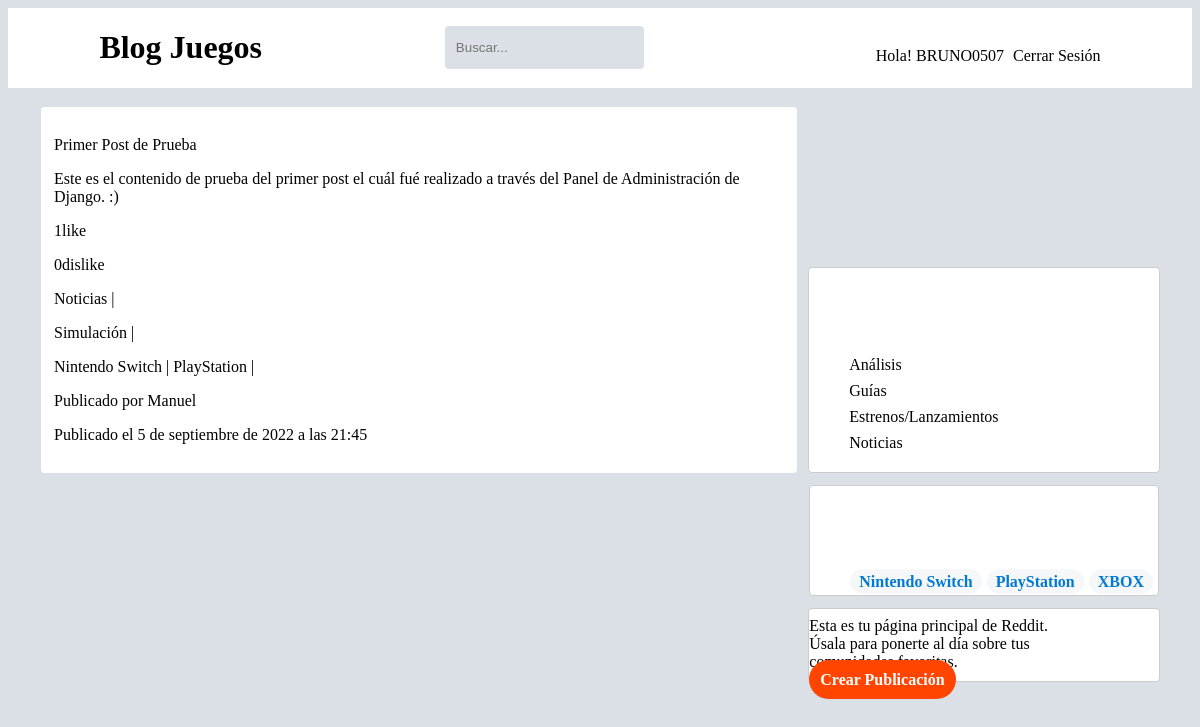
Page /publicaciones/todas-las-publicaciones/ (signed in) on the committed database.
### principal/models.py (models this page shows, shortened)
class Category_Model(models.Model):
    name = models.CharField(max_length=50, unique=True, verbose_name='Nombre de la Categoría')
    slug = models.SlugField(max_length=100, unique=True, verbose_name='URL')
    class Meta:
        verbose_name = 'Categoría'
        verbose_name_plural = 'Categorías'
    def __str__(self) -> str:
        return self.name

class Console_Model(models.Model):
    name = models.CharField(max_length=50, unique=True, verbose_name='Nombre de la Consola')
    slug = models.SlugField(max_length=100, unique=True, verbose_name='URL')
    class Meta:
        verbose_name = 'Consola'
        verbose_name_plural = 'Consolas'
    def __str__(self) -> str:
        return self.name

class Posts_Model(models.Model):
    title = models.CharField(max_length=200, blank=False, null=False, verbose_name='Título del Post')
    image = models.ImageField(null=True, blank=True, upload_to='images_posts', verbose_name='Imágen del Post')
    content = models.TextField(null=True, blank=True, db_column='content', editable=True, verbose_name='Contenido del Post')
    up_voted = models.ManyToManyField(User, related_name='likes')
    down_voted = models.ManyToManyField(User, related_name='dislikes')
    created_at = models.DateTimeField(auto_now_add=True, verbose_name='Creado el')
    slug = models.SlugField(max_length=50, verbose_name='URL')
    posted_by = models.ForeignKey(User, blank=False, null=False, on_delete=models.CASCADE, verbose_name='Publicado por')
    category = models.ManyToManyField(Category_Model, verbose_name='Categorías')
    genre = models.ManyToManyField(Genres_Model, verbose_name='Géneros')
    console_name = models.ManyToManyField(Console_Model, verbose_name='Consolas')
    class Meta:
        verbose_name = 'Publicación'
        verbose_name_plural = 'Publicaciones'

class Genres_Model(models.Model):
    name = models.CharField(max_length=50, unique=True, verbose_name='Nombre del Género del Juego')
    slug = models.SlugField(max_length=100, unique=True, verbose_name='URL')
    class Meta:
        verbose_name = 'Género del Juego'
        verbose_name_plural = 'Géneros de los Juegos'
    def __str__(self) -> str:
        return self.name

### principal/views.py (the view)
# urls.py: path('todas-las-publicaciones/', views.all_posts, name='all_posts'),
def all_posts(request):
    posts = Posts_Model.objects.all()
    categories = Category_Model.objects.all()
    consoles = Console_Model.objects.all()
    return render(request, 'principal_templates/all_posts.html', {
        'posts':posts,
        'categories':categories,
        "consoles":consoles
    })

### templates/principal_templates/all_posts.html (shortened to what this page needs)
{% extends 'layout.html' %}
{% block content %}
<div class='grid'>
    <div class='communities'>
        <div class='banner'>
            <h4>Comunidades</h4>
        </div>
        <ul>
            {% for category in categories %}
                <li><a href="{% url 'category_posts' category.slug%}">{{category}}</a></li>
            {% endfor %}
        </ul>
    </div>
    <div class='trends'>
        <div class='banner'>
            <h4>Tendencias</h4>
        </div>
        <ul>
            {% for console_game in consoles %}
                <li><a href="{% url 'consoles_posts' console_game.slug%}">{{console_game}}</a></li>
            {% endfor %}
        </ul>
    </div>
    {% if user.username %} {% comment "" %}Si el usuario está logeado podrá publicar, sino solo se limitará a observar {% endcomment %}
        <div id='posts-create'>
            <p>Esta es tu página principal de Reddit. </p>
            <p>Úsala para ponerte al día sobre tus</p>
            <p>comunidades favoritas.</p>
            <a id='posts-create-bttn' href="{% url 'create_post' %}">Crear Publicación</a>
        </div>
    {% endif %}
   <div class='posts'>
       {% if posts %}
           <div>
                {% for post in posts %}
                    {% if user.username %} {% comment "" %}Si el usuario está logeado podrá acceder a las publicaciones en detalle {% endcomment %}
                        <p><a href="{% url 'detailed_post' post.slug post.pk %}">{{post.title}}</a></p>
                    {% else %}
                        <p>{{post.title}}</p>
                    {% endif %}
                   <p>{{post.content}}</p>
                   <p>{{post.up_voted.all|length}}<a href="{% url 'likes' post.id %}">like</a></p>
                   <p>{{post.down_voted.all|length}}<a href="{% url 'dislikes' post.id %}">dislike</a></p>
                   <p>
                       {% for category in post.category.all %}
                           <a href="{% url 'category_posts' category.slug%}">{{category}}</a> |
                       {% endfor %}
                   </p>
                   <p>
                       {% for genre in post.genre.all %}
                           <a href="{% url 'genre_posts' genre.slug%}">{{genre}}</a> |
                       {% endfor %}
                   </p>
                   <p>
                       {% for console_name in post.console_name.all %}
                           <a href="{% url 'consoles_posts' console_name.slug%}">{{console_name}}</a> |
                       {% endfor %}
                   </p>
                   <p>Publicado por {{post.posted_by}}</p>
                   <p>Publicado el {{post.created_at}}</p>
               {% endfor %}
           </div>
       {% else %}
           <p>No hay Publicaciones! Se el primero en publicar algo.</p>
       {% endif %}
   </div>
</div>
{% endblock  %}

### templates/layout.html (shortened to what this page needs)
{% load static %}
<!DOCTYPE html>
<html lang="es">
<head>
    <link rel="stylesheet" href=" {% static 'css\styles.css' %} ">
</head>
<body>
    <div>
        <div id='menu-upper'>
            <div id='menu-upper-title'>
                <h1 id='title'><a href="{% url 'all_posts' %}">Blog Juegos</a></h1>
            </div>
            <div id='menu-upper-users'>
                <ul>
                    {% if user.email %}
                        <li>Hola! {{user.username|upper}}</li>
                        <li><a href={% url 'logout_user' %}>Cerrar Sesión</a></li>
                    {% else %}
                        <li><a id='login' href={% url 'login_user' %}>Iniciar Sesión</a></li>
                        <li><a id='register' href={% url 'register_user' %}>Crear Cuenta</a></li>
                    {% endif %}
                </ul>
            </div>
            <div id='menu-upper-search'>
                <input type="search" name='search' placeholder='Buscar...'>
            </div>
        </div>
    </div>
    <div id='content'>
        {% block content %}
        {% endblock %}
    </div>
</body>
</html>

### BlogJuegos/static/css/styles.css (style rules this page uses)
body, #content { background-color: #dae0e6; }
a { text-decoration: none; color: black; }
li { list-style: none; padding-top: 4px; padding-bottom: 4px; }
#menu-upper { background-color: #fff; display: grid; width: 100%; height: auto; align-items: center; justify-items: center; }
#menu-upper-title { grid-row: 1; grid-column: 1; }
#menu-upper-search { grid-row: 1; grid-column: 2; }
#menu-upper-users { grid-row: 1; grid-column: 3; }
#menu-upper-users li { float: left; list-style: none; padding-left: 9px; }
input[type='search'] { background-color: #dae0e6; color: #c6cbcf; border: transparent solid 2px; padding: 12px 9px; border-radius: 4px; }
#content { margin: 11px 15px ; padding:8px 18px; }
.grid { display: grid; justify-content: center; align-items: end; justify-items: center; grid-gap: 12px; }
.communities { border-radius: 4px; background-color: #fff; border: solid #cccccc 1px; grid-column: 2; grid-row: 1; width: 100%; }
.banner { background: linear-gradient(0deg,rgba(0,0,0,.7) 0,transparent); text-align: center; background-image: url("https://www.redditstatic.com/desktop2x/img/leaderboard/banner-background.png"); background-size: cover; padding: 10px; margin: -3px -5px -10px -5px; color: white; }
.trends { border-radius: 4px; background-color: #fff; border: solid #cccccc 1px; grid-column: 2; grid-row: 2; }
.trends li { float: left; padding-right: 5px; }
.trends a { font-weight: bold; background-color: #f6f7f8; border-radius: 20px; padding: 4px 9px; color: #0079d3; }
#posts-create { border-radius: 4px; background-color: #fff; border: solid #cccccc 1px; grid-column: 2; grid-row: 3; width: 100%; line-height: 2px; }
#posts-create a { font-weight: bold; border:solid transparent 2px; background-color: #ff4500; border-radius: 20px; padding: 9px; color: white; }
.posts { border-radius: 4px; background-color: #fff; grid-column: 1; grid-row: 1; padding: 13px; }

### rows in the picture
Category_Model: name "Análisis"
Category_Model: name "Guías"
Category_Model: name "Estrenos/Lanzamientos"
Category_Model: name "Noticias"
Console_Model: name "Nintendo Switch"
Console_Model: name "PlayStation"
Console_Model: name "XBOX"
Posts_Model: title "Primer Post de Prueba", content "Este es el contenido de prueba del primer post el cuál fué realizado a través del Panel de Administración de Django. :)", up_voted.all|length "1", down_voted.all|length "0", posted_by "Manuel", created_at "5 de septiembre de 2022 a las 21:45"
Genres_Model: name "Simulación"

### other values in the picture
{{ user.username|upper }} "BRUNO0507"
